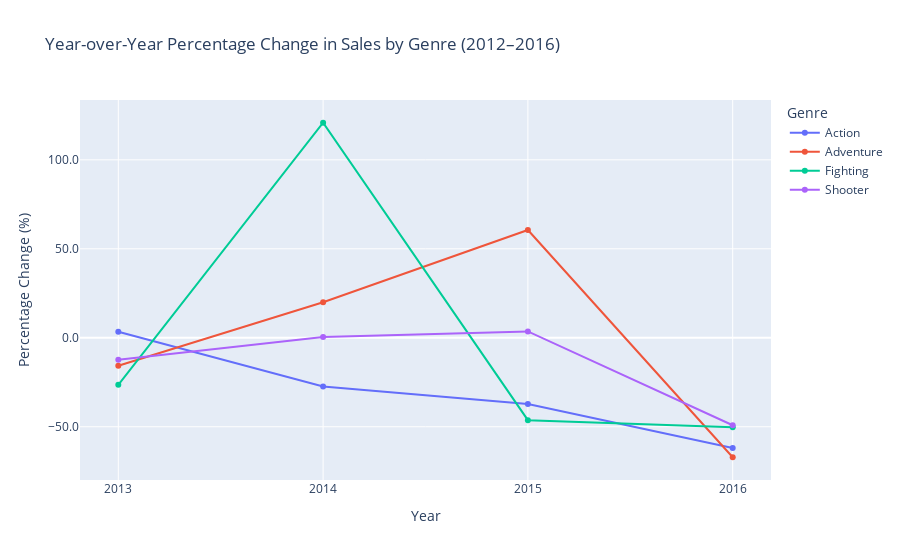

Write notebook code for a chart like this one.
### Code cell
import pandas as pd
import plotly.express as px

# Define the genres we want to include
selected_genres = ['Shooter', 'Action', 'Fighting', 'Adventure']

# Filter the dataset for North America, selected years and selected genres
df_filtered = df_games_year[
    (df_games_year['region'] == 'North America') &
    (df_games_year['release_year'].between(2012, 2016)) &
    (df_games_year['genre'].isin(selected_genres))
]

# Group sales by year and genre
sales_by_year_genre = df_filtered.groupby(['release_year', 'genre'])['sales'].sum().reset_index()

# Pivot the data so each genre becomes a column
df_pivot = sales_by_year_genre.pivot(index='release_year', columns='genre', values='sales')

# Calculate percentage change year-over-year
df_pct_change = df_pivot.pct_change() * 100  # Convert to percentage
df_pct_change = df_pct_change.reset_index().melt(id_vars='release_year', var_name='genre', value_name='percent_change')

# Drop rows with NaN (since the first year has no previous year to compare to)
df_pct_change = df_pct_change.dropna()

# Plot
fig = px.line(
    df_pct_change,
    x='release_year',
    y='percent_change',
    color='genre',
    markers=True,
    title='Year-over-Year Percentage Change in Sales by Genre (2012–2016)',
    labels={
        'release_year': 'Year',
        'percent_change': 'Sales Change (%)',
        'genre': 'Genre'
    }
)

fig.update_layout(yaxis_tickformat=".1f", xaxis=dict(dtick=1), yaxis_title='Percentage Change (%)')
fig.show()

### Figure 1 — Plotly figure (JSON) as saved in the notebook; plotly's stock layout.template omitted (floating-point values rounded to 4 significant figures)
{"data": [{"hovertemplate": "Genre=Action<br>Year=%{x}<br>Sales Change (%)=%{y}<extra></extra>", "legendgroup": "Action", "line": {"color": "#636efa", "dash": "solid"}, "marker": {"symbol": "circle"}, "mode": "lines+markers", "name": "Action", "orientation": "v", "showlegend": true, "type": "scatter", "x": [2013, 2014, 2015, 2016], "xaxis": "x", "y": [3.34, -27.41, -37.22, -61.91], "yaxis": "y"}, {"hovertemplate": "Genre=Adventure<br>Year=%{x}<br>Sales Change (%)=%{y}<extra></extra>", "legendgroup": "Adventure", "line": {"color": "#EF553B", "dash": "solid"}, "marker": {"symbol": "circle"}, "mode": "lines+markers", "name": "Adventure", "orientation": "v", "showlegend": true, "type": "scatter", "x": [2013, 2014, 2015, 2016], "xaxis": "x", "y": [-15.73, 20.0, 60.56, -67.13], "yaxis": "y"}, {"hovertemplate": "Genre=Fighting<br>Year=%{x}<br>Sales Change (%)=%{y}<extra></extra>", "legendgroup": "Fighting", "line": {"color": "#00cc96", "dash": "solid"}, "marker": {"symbol": "circle"}, "mode": "lines+markers", "name": "Fighting", "orientation": "v", "showlegend": true, "type": "scatter", "x": [2013, 2014, 2015, 2016], "xaxis": "x", "y": [-26.42, 120.8, -46.3, -50.27], "yaxis": "y"}, {"hovertemplate": "Genre=Shooter<br>Year=%{x}<br>Sales Change (%)=%{y}<extra></extra>", "legendgroup": "Shooter", "line": {"color": "#ab63fa", "dash": "solid"}, "marker": {"symbol": "circle"}, "mode": "lines+markers", "name": "Shooter", "orientation": "v", "showlegend": true, "type": "scatter", "x": [2013, 2014, 2015, 2016], "xaxis": "x", "y": [-12.3, 0.3906, 3.567, -49.15], "yaxis": "y"}], "layout": {"legend": {"title": {"text": "Genre"}, "tracegroupgap": 0}, "title": {"text": "Year-over-Year Percentage Change in Sales by Genre (2012–2016)"}, "xaxis": {"anchor": "y", "domain": [0, 1], "dtick": 1, "title": {"text": "Year"}}, "yaxis": {"anchor": "x", "domain": [0, 1], "tickformat": ".1f", "title": {"text": "Percentage Change (%)"}}}}
